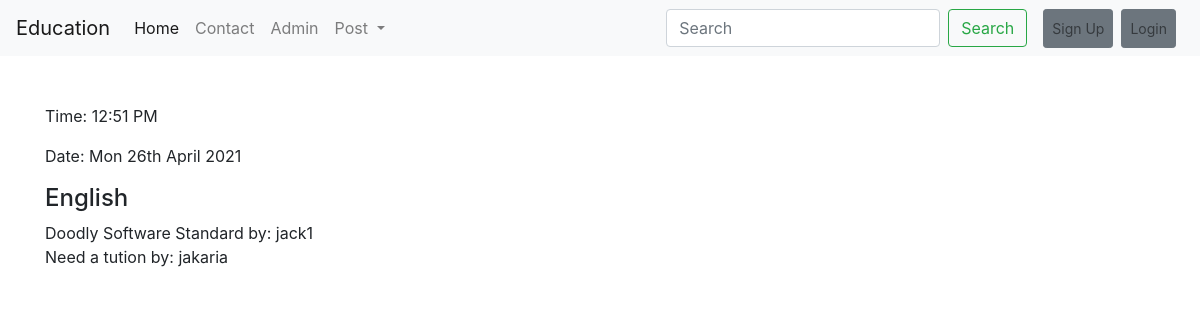
/education/subject/, run on an earlier commit of the app's database.
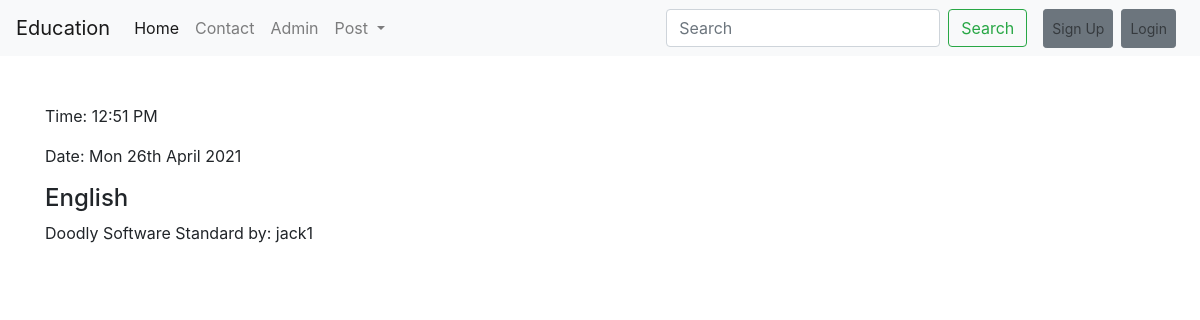
And on a later commit of the database.
### education/models.py (models this page shows, shortened)
class Post(models.Model):
    CATEGORY={
        ('Teacher', 'Teacher'),
        ('Student', 'Student'),
    }
    MEDIUM =(
        ('bangla', 'bangla'),
        ('english', 'english'),
        ('hindi', 'hindi'),
        ('mandarin', 'mandarin'),
    )
    user = models.ForeignKey(User, on_delete=models.CASCADE, blank=True, null=True)
    id = models.AutoField(primary_key=True)
    title = models.CharField(max_length=100)
    slug = models.CharField(max_length=100, default=title)
    email = models.EmailField()
    salary = models.FloatField()
    details = models.TextField()
    available = models.BooleanField()
    category = models.CharField(max_length=100, choices=CATEGORY)
    created_at = models.DateTimeField(default=now)
    image = models.ImageField(default="default.jpg", upload_to="education/images")
    medium = MultiSelectField(max_length=100, max_choices=4, choices=MEDIUM, default='english')
    subject=models.ManyToManyField(Subject,related_name='subject_set')
    class_in=models.ManyToManyField(Classs_in,related_name='class_set')

### education/views.py (the view)
# urls.py: path('subject/', subjectview , name="subject"),
def subjectview(request):
    subject=Subject.objects.get(name='English')
    subpost=subject.subject_set.all()
    return render(request, 'education/subjectview.html', {'subject':subject, 'subpost':subpost})

### templates/education/subjectview.html (shortened to what this page needs)
{% extends 'basic.html' %}
{% block body %}
   <h4>{{subject.name}}</h4>
{% for subjectwisepost in subpost %}
    {{subjectwisepost.title}}  by: {{subjectwisepost.user.username}} <br>
{% endfor %}
{% endblock body %}

What changed in the data, as far as the page shows it:
removed Post: title "Need a tution", user.username "jakaria"
